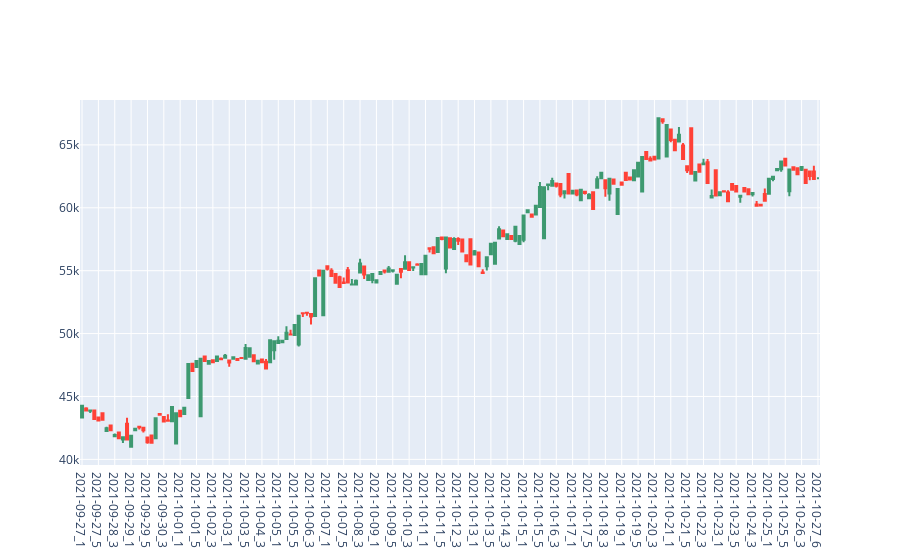

The cell this chart's notebook holds for it:
### Code cell
fig = go.Figure(data=[go.Candlestick(x=candlestick_data_H4['H4_date'],
                open=candlestick_data_H4['Price']['first'], 
                high=candlestick_data_H4['Price']['max'],
                low=candlestick_data_H4['Price']['min'], 
                close=candlestick_data_H4['Price']['last'])
                ])

fig.update_layout(xaxis_rangeslider_visible=False)

fig.show()

### Figure 1 — Plotly figure (JSON) as saved in the notebook; plotly's stock layout.template omitted (floating-point values rounded to 4 significant figures; data arrays with more than 128 entries replaced by an {"elided": "..."} marker saying what was removed)
{"data": [{"close": {"elided": "181 float values"}, "high": {"elided": "181 float values"}, "low": {"elided": "181 float values"}, "open": {"elided": "181 float values"}, "type": "candlestick", "x": {"elided": "181 str values"}}], "layout": {"xaxis": {"rangeslider": {"visible": false}}}}
